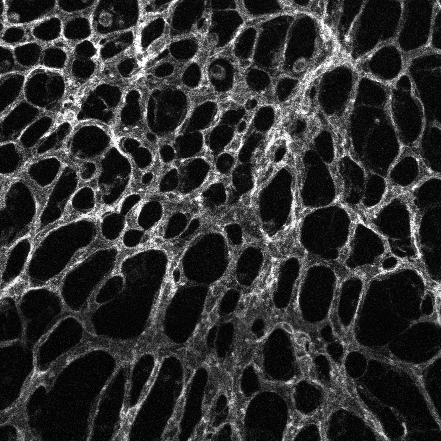
%> input picture 01 Example of Original image.tif, 441 x 441 px; its folder holds only this picture in this run
$ octave Main.m   (GNU Octave 9; MATLAB toolbox functions it lacks are replaced by stand-ins)
%> lines starting %> are read from the running program, lines starting %| are printed output that depends on the picture; in (x1, y1, x2, y2) boxes, pixels count from 0 and x2, y2 are one past the last pixel; in counts of white or black regions, pixels touching at a corner belong together; the program's own positions count from 1
### hole_count_2.m
function [hole_area,hole_area_hist]=hole_count_2(tif_filename)
%> called with tif_filename = '01 Example of Original image.tif'
close all;
% tif_filename;
hole_raw = imread(tif_filename) ;
%> hole_raw is the input picture: size 441x441 uint16; min 48, max 65535, mean 12699.9
h_fig = figure;
figure

imshow(hole_raw)
img_gray=hole_raw;
img_med = medfilt2(img_gray);
% imshow(img_med)
% figure(2)
% Perform image enhancement using contrast-limited adaptive histogram equalization (CLAHE)
img_clahe = adapthisteq(img_med);
imshow(img_clahe)

%  Binarize:
I_BW = imbinarize(img_clahe,0.40);
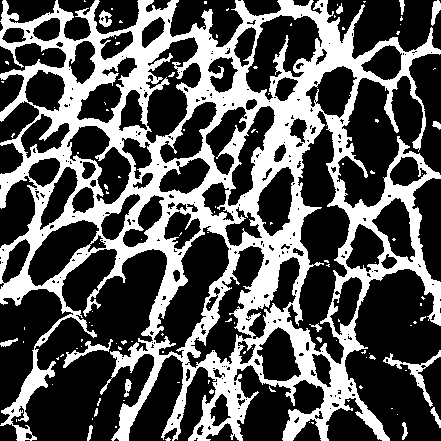
%> I_BW: size 441x441 logical; 34% white; 117 white regions (100 under 20 px), largest, box (x1, y1, x2, y2) and area: (0, 0, 441, 441) 63764, (383, 350, 441, 407) 527, (63, 339, 113, 368) 324

% for #13, set 0.50


% Remove those touching border
imshow(I_BW)

% waitforbuttonpress

% figure(3)
%%
I_BW_m = ~medfilt2(I_BW,[3,3]); % Medium Filter, get rid of pepper noise
%> I_BW_m: size 441x441 logical; 65.9% white; 70 black regions (55 under 20 px), largest, box (x1, y1, x2, y2) and area: (0, 0, 441, 441) 64316, (383, 351, 441, 406) 530, (63, 339, 113, 368) 324
% imshow(I_BW_m)


% figure(4)
se = strel('cube',2);
I_BW_e=imerode(I_BW_m, se);
%> I_BW_e: size 441x439 logical; 58.1% white; 55 black regions (37 under 20 px), largest, box (x1, y1, x2, y2) and area: (0, 0, 439, 441) 79701, (430, 0, 439, 36) 198, (98, 10, 112, 27) 180
% imshow(I_BW_e)

% figure
vessels_filled = imfill(I_BW_e, 'holes');
%> vessels_filled: size 441x439 logical; 58.9% white; 7 black regions (3 under 20 px), largest, box (x1, y1, x2, y2) and area: (0, 0, 439, 441) 79201, (430, 0, 439, 36) 198, (86, 424, 93, 441) 74, (398, 0, 405, 14) 66
imshow(vessels_filled)
title('vessels filled')

% figure(5)
BWnobord = imclearborder(vessels_filled,4);
%> BWnobord: size 441x439 logical; 35.7% white; 150 white regions (78 under 20 px), largest, box (x1, y1, x2, y2) and area: (338, 54, 437, 206) 7935, (287, 112, 349, 362) 6637, (155, 228, 228, 355) 3859
% imshow(BWnobord)
% title('Cleared Border Image')


%%
figure
bw = BWnobord;


% [10 lines of commented-out code are left out]

bw2 = ~bwareaopen(~bw, 10);
% imshow(bw2)

D = -bwdist(~bw2);
% imshow(D,[])

Ld = watershed(D);
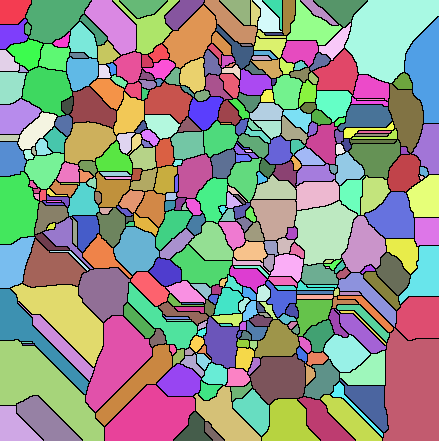
%> Ld: size 441x439 uint16; 365 distinct labels, from 0 to 364; one colour per label, 0 black
% imshow(label2rgb(Ld))

bw2 = bw;
bw2(Ld == 0) = 0;
%> bw2: size 441x439 logical; 34% white; 364 white regions (116 under 20 px), largest, box (x1, y1, x2, y2) and area: (300, 205, 349, 264) 2032, (409, 54, 437, 123) 1296, (391, 89, 422, 151) 1206
% imshow(bw2)

% figure
mask = imextendedmin(D,2);
%> mask: size 441x439 logical; 2.3% white; 93 white regions (2 under 20 px), largest, box (x1, y1, x2, y2) and area: (341, 284, 354, 317) 131, (49, 176, 70, 215) 126, (20, 192, 26, 218) 95
% imshowpair(bw,mask,'blend')
%%
D2 = imimposemin(D,mask);
Ld2 = watershed(D2);
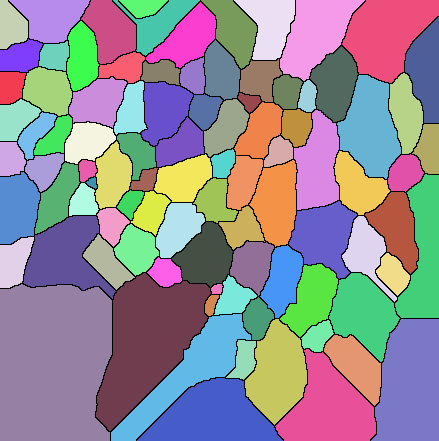
%> Ld2: size 441x439 uint8; 94 distinct labels, from 0 to 93; one colour per label, 0 black
bw3 = bw;
bw3(Ld2 == 0) = 0;
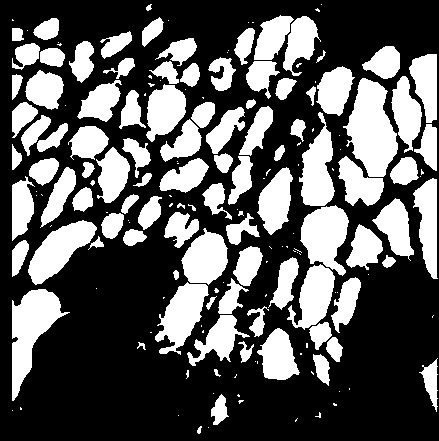
%> bw3: size 441x439 logical; 35.5% white; 181 white regions (83 under 20 px), largest, box (x1, y1, x2, y2) and area: (343, 78, 398, 177) 3321, (12, 289, 70, 401) 2830, (300, 205, 349, 276) 2221
imshow(bw3)


% Define the output filename
output_filename = ['thresholded_' tif_filename];

% Save the image to a TIFF file
imwrite(bw3, output_filename);

%%

% Count the connected area
L = bwlabeln(bw3, 8);
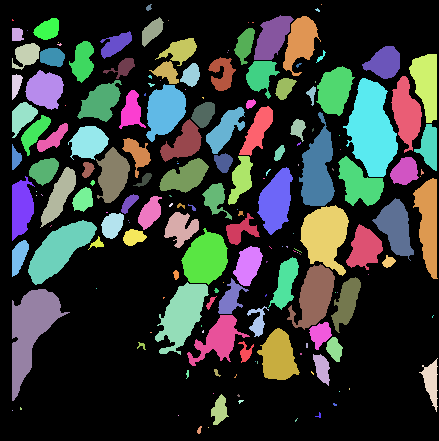
%> L: size 441x439 double; 182 distinct labels, from 0 to 181; one colour per label, 0 black
S = regionprops(L, 'Area');
%> S = 181 regions; largest, Area: 3321, 2830, 2221, 2149, 2030
pos = ([S.Area] <= 10000) & ([S.Area] >= 5);  % To be set the area threshold
%> pos = 181 logical values, 123 true
pos_ex = ~pos;
%> pos_ex = 181 logical values, 58 true
bw2 = ismember(L, find(pos));
bw2_ex = ismember(L, find(pos_ex));
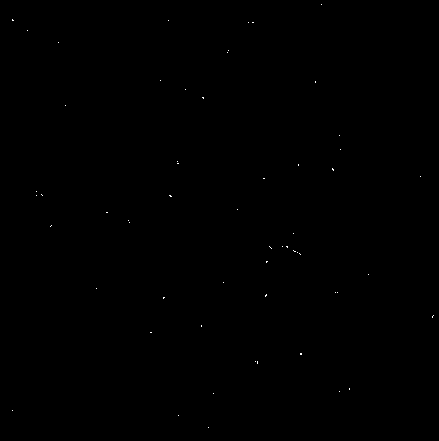
%> bw2_ex: size 441x439 logical; 0.05% white in thin lines or dots


S1 = [S.Area];
%> S1 = 181 values, max 3321 at index 168, min 1 at index 10, mean 379.7
S1 = S1(pos);  % Final Area and number of connected regions
%> S1 = 123 values, max 3321 at index 113, min 5 at index 9, mean 557.9
hole_area = S1;
%> hole_area has the same summary as S1

N = length(S1);  % Number
%> N = 123
disp('Holes number:')
disp(N);
%| 123
edges = [0:50:10000];
figure
histogram(S1,edges)
%> figure, not shown here; tallest bar 34 high, from x = 0 to 50

[N2, edges] = histcounts(S1);
%> N2 = [75 22 15 6 3 1 1]; edges = [0 500 1000 1500 2000 2500 3000 3500]
hole_area_hist = N2;
%> hole_area_hist = [75 22 15 6 3 1 1]


% Get the center of connected areas
C = regionprops(bw2, 'Centroid');  % to be processed
%> C = 123 regions; first 5, Centroid: [17.8 35.1], [27.1 55.6], [16.7 85.3], [23 117.3], [16.4 158.7]
C1 = [C.Centroid];
%> C1 = 246 values, max 431.9 at index 243, min 8.22 at index 78, mean 204.6
C1 = reshape(C1, 2, length(C1)/2)';
%> C1 = 123 rows, first 12: [17.79 35.1; 27.14 55.65; 16.7 85.34; 23.04 117.3; 16.37 158.7; 22.03 208.1; 19.68 257; 31.22 330.7; 21.4 409.2; 35.36 133.2; 45.48 90.3; 59.95 250.3]

% For exception
C_ex = regionprops(bw2_ex, 'Centroid');  % to be processed
%> C_ex = 58 regions; first 5, Centroid: [13.3 20.7], [13 411], [28 31], [37 192], [37 196]
C1_ex = [C_ex.Centroid];
%> C1_ex = 116 values, max 433.3 at index 115, min 5 at index 96, mean 217.2
C1_ex = reshape(C1_ex, 2, length(C1_ex)/2)';
%> C1_ex = 58 rows, first 12: [13.33 20.67; 13 411; 28 31; 37 192; 37 196; 42.5 195.5; 51.5 226.5; 59 43; 66 106; 97 289; 107.5 213; 129 221]


% Mark the connected region on the orignal picture
figure(h_fig); hold on;
plot(C1(:,1), C1(:,2), 'r+', 'MarkerSize', 10);
plot(C1_ex(:,1), C1_ex(:,2), 'g+', 'MarkerSize', 10);
hold off;

xls_filename = [tif_filename 'holes_area.xlsx'];

% xls_filename='holes_area.xlsx';
% A={'holes_area';S1};

xlswrite(xls_filename,S1');

end

### Main.m
clc;
clear all;
close all;
warning off;

files = dir('*.tif');

hole_area_sum= {};
for ii=1:length(files)
% for ii = [5]
filename = files(ii).name;
[hole_area,hole_area_hist]=hole_count_2(filename);
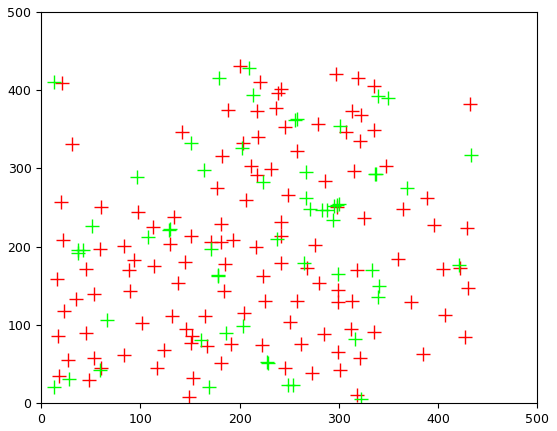
%> figure redrawn from the program's plot data
%> hole_area has the same summary as S1 in hole_count_2; hole_area_hist = [75 22 15 6 3 1 1]
hole_area_sum = {hole_area_sum; hole_area};
%> hole_area_sum = 2 items
end
